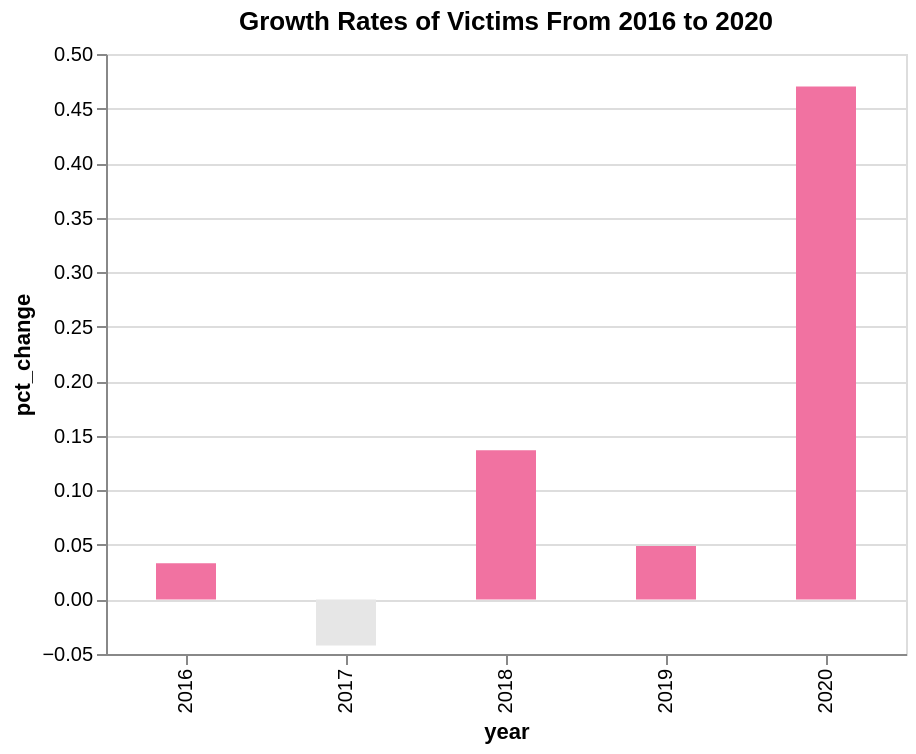

Vega-Lite specification for this chart:
### Vega-Lite specification from a JSON file in a GitHub repository (floating-point values rounded to 4 significant figures)
{"config": {"view": {"continuousWidth": 400, "continuousHeight": 300}}, "data": {"name": "data-19c175a25159a307fd2c4d3a69395b76"}, "mark": {"type": "bar", "size": 30}, "encoding": {"color": {"condition": {"value": "#F172A1", "test": "(datum.pct_change > 0)"}, "value": "#e6e6e6"}, "x": {"type": "ordinal", "field": "year"}, "y": {"type": "quantitative", "field": "pct_change"}}, "selection": {"selector003": {"type": "interval", "bind": "scales", "encodings": ["x", "y"]}}, "title": "Growth Rates of Victims From 2016 to 2020", "width": 400, "$schema": "https://vega.github.io/schema/vega-lite/v4.8.1.json", "datasets": {"data-19c175a25159a307fd2c4d3a69395b76": [{"year": 2015, "sex": 1235, "pct_change": null}, {"year": 2016, "sex": 1276, "pct_change": 0.0332}, {"year": 2017, "sex": 1222, "pct_change": -0.04232}, {"year": 2018, "sex": 1389, "pct_change": 0.1367}, {"year": 2019, "sex": 1457, "pct_change": 0.04896}, {"year": 2020, "sex": 2142, "pct_change": 0.4701}]}}
